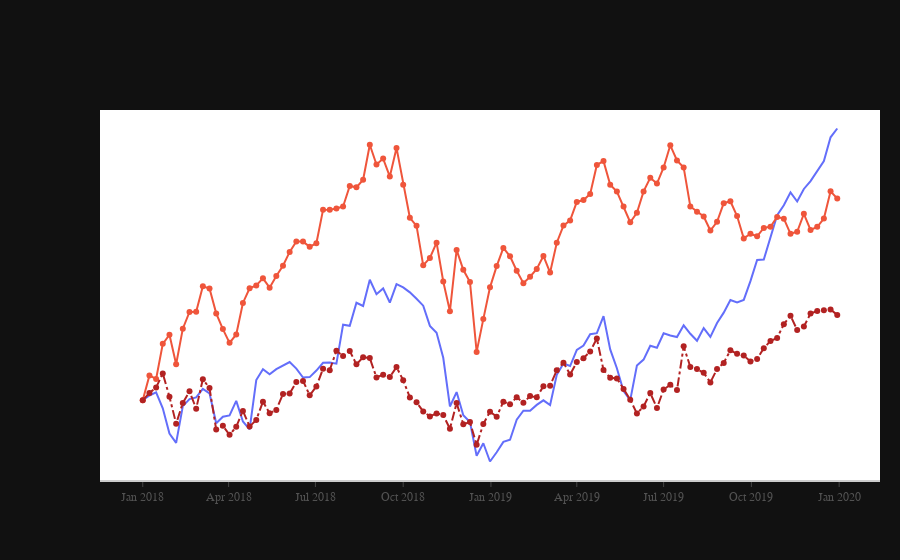

The code cell stored with this chart in its notebook:
### Code cell
fig = go.Figure()
fig.add_trace(go.Scatter(x=df_stock.date, y=df_stock.AAPL, 
                         mode='lines', name='Apple'))
fig.add_trace(go.Scatter(x=df_stock.date, y=df_stock.AMZN, 
                         mode='lines+markers', name='Amazon'))
fig.add_trace(go.Scatter(x=df_stock.date, y=df_stock.GOOG, 
                         mode='lines+markers', name='Google',
                         line=dict(color='firebrick', width=2, dash='dashdot')))

# fig.update_layout(title='Stock Price Data 2018 - 2020', xaxis_title='Price', yaxis_title='Date')

fig.update_layout(
    xaxis=dict(
        showline=True, showgrid=False, showticklabels=True,
        linecolor='rgb(204, 204, 204)',
        linewidth=2, ticks='outside', tickfont=dict(
            family='Arial', size=12, color='rgb(82, 82, 82)',
        ),
    ),
    yaxis=dict(
        showgrid=False, zeroline=False, showline=False,
        showticklabels=False,
    ),
    
    autosize=False,
    margin=dict(
        autoexpand=False, l=100, r=20, t=110,
    ),
    
    showlegend=False, plot_bgcolor='white'
)
